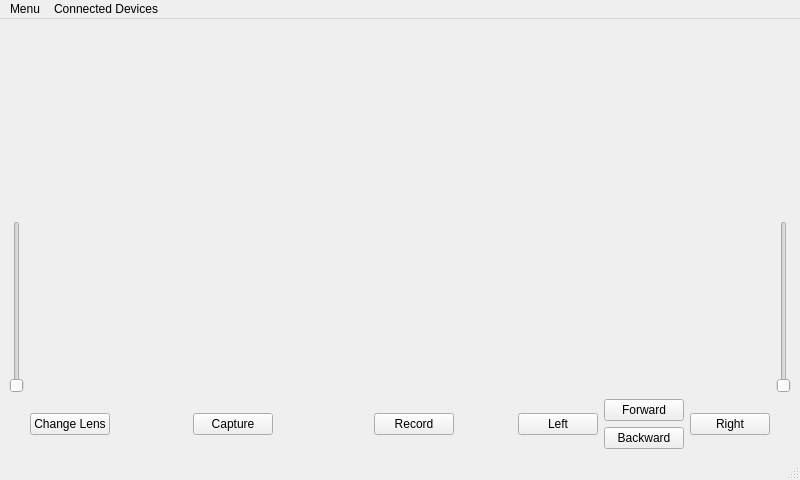
<?xml version="1.0" encoding="UTF-8"?>
<ui version="4.0">
 <class>MainWindow</class>
 <widget class="QMainWindow" name="MainWindow">
  <property name="geometry">
   <rect>
    <x>0</x>
    <y>0</y>
    <width>800</width>
    <height>480</height>
   </rect>
  </property>
  <property name="windowTitle">
   <string>MainWindow</string>
  </property>
  <widget class="QWidget" name="centralwidget">
   <layout class="QGridLayout" name="gridLayout">
    <item row="25" column="0">
     <layout class="QHBoxLayout" name="horizontalLayout"/>
    </item>
    <item row="19" column="0">
     <layout class="QHBoxLayout" name="horizontalLayout_15"/>
    </item>
    <item row="21" column="0">
     <layout class="QHBoxLayout" name="horizontalLayout_26"/>
    </item>
    <item row="29" column="0">
     <layout class="QVBoxLayout" name="verticalLayout_15"/>
    </item>
    <item row="29" column="14">
     <layout class="QVBoxLayout" name="verticalLayout_19"/>
    </item>
    <item row="0" column="2" rowspan="29" colspan="30">
     <layout class="QVBoxLayout" name="verticalLayout_35">
      <item>
       <widget class="QLabel" name="frame_label">
        <property name="text">
         <string/>
        </property>
       </widget>
      </item>
     </layout>
    </item>
    <item row="29" column="24">
     <layout class="QVBoxLayout" name="verticalLayout_39"/>
    </item>
    <item row="18" column="0">
     <layout class="QHBoxLayout" name="horizontalLayout_16"/>
    </item>
    <item row="5" column="0">
     <layout class="QHBoxLayout" name="horizontalLayout_37"/>
    </item>
    <item row="10" column="0">
     <layout class="QHBoxLayout" name="horizontalLayout_13"/>
    </item>
    <item row="12" column="0">
     <layout class="QHBoxLayout" name="horizontalLayout_34"/>
    </item>
    <item row="29" column="1">
     <layout class="QVBoxLayout" name="verticalLayout_30"/>
    </item>
    <item row="27" column="0">
     <layout class="QHBoxLayout" name="horizontalLayout_10"/>
    </item>
    <item row="29" column="26">
     <layout class="QVBoxLayout" name="verticalLayout_13"/>
    </item>
    <item row="29" column="18">
     <layout class="QVBoxLayout" name="verticalLayout_24"/>
    </item>
    <item row="20" column="0">
     <layout class="QHBoxLayout" name="horizontalLayout_29"/>
    </item>
    <item row="9" column="0">
     <layout class="QHBoxLayout" name="horizontalLayout_35"/>
    </item>
    <item row="29" column="12">
     <layout class="QVBoxLayout" name="verticalLayout_3"/>
    </item>
    <item row="8" column="0">
     <layout class="QHBoxLayout" name="horizontalLayout_36"/>
    </item>
    <item row="15" column="0">
     <layout class="QHBoxLayout" name="horizontalLayout_17"/>
    </item>
    <item row="2" column="0">
     <layout class="QHBoxLayout" name="horizontalLayout_22"/>
    </item>
    <item row="4" column="0">
     <layout class="QVBoxLayout" name="verticalLayout_51"/>
    </item>
    <item row="14" column="0">
     <layout class="QHBoxLayout" name="horizontalLayout_18"/>
    </item>
    <item row="13" column="0">
     <layout class="QHBoxLayout" name="horizontalLayout_33"/>
    </item>
    <item row="29" column="2">
     <layout class="QVBoxLayout" name="verticalLayout_58">
      <item>
       <widget class="QPushButton" name="change_lens_button">
        <property name="text">
         <string>Change Lens</string>
        </property>
       </widget>
      </item>
     </layout>
    </item>
    <item row="1" column="0">
     <layout class="QHBoxLayout" name="horizontalLayout_21"/>
    </item>
    <item row="29" column="16">
     <layout class="QVBoxLayout" name="verticalLayout_20"/>
    </item>
    <item row="29" column="13">
     <layout class="QVBoxLayout" name="verticalLayout_45"/>
    </item>
    <item row="17" column="0">
     <layout class="QHBoxLayout" name="horizontalLayout_30"/>
    </item>
    <item row="16" column="0">
     <layout class="QHBoxLayout" name="horizontalLayout_25"/>
    </item>
    <item row="23" column="0">
     <layout class="QHBoxLayout" name="horizontalLayout_27"/>
    </item>
    <item row="11" column="0">
     <layout class="QHBoxLayout" name="horizontalLayout_24"/>
    </item>
    <item row="24" column="0">
     <layout class="QHBoxLayout" name="horizontalLayout_14"/>
    </item>
    <item row="29" column="22">
     <layout class="QVBoxLayout" name="verticalLayout_9">
      <item>
       <widget class="QPushButton" name="video_icon">
        <property name="text">
         <string>Record</string>
        </property>
       </widget>
      </item>
     </layout>
    </item>
    <item row="26" column="0">
     <layout class="QHBoxLayout" name="horizontalLayout_9"/>
    </item>
    <item row="6" column="0">
     <layout class="QHBoxLayout" name="horizontalLayout_23"/>
    </item>
    <item row="0" column="0">
     <layout class="QHBoxLayout" name="horizontalLayout_20"/>
    </item>
    <item row="7" column="0">
     <layout class="QHBoxLayout" name="horizontalLayout_31"/>
    </item>
    <item row="29" column="10">
     <layout class="QVBoxLayout" name="verticalLayout_16"/>
    </item>
    <item row="28" column="0">
     <layout class="QHBoxLayout" name="horizontalLayout_12"/>
    </item>
    <item row="3" column="0">
     <layout class="QVBoxLayout" name="verticalLayout_50"/>
    </item>
    <item row="29" column="23">
     <layout class="QVBoxLayout" name="verticalLayout_53"/>
    </item>
    <item row="29" column="27">
     <layout class="QVBoxLayout" name="verticalLayout_12"/>
    </item>
    <item row="29" column="25">
     <layout class="QVBoxLayout" name="verticalLayout"/>
    </item>
    <item row="29" column="19">
     <layout class="QVBoxLayout" name="verticalLayout_11"/>
    </item>
    <item row="29" column="9">
     <layout class="QVBoxLayout" name="verticalLayout_47"/>
    </item>
    <item row="22" column="0">
     <layout class="QHBoxLayout" name="horizontalLayout_28"/>
    </item>
    <item row="29" column="4">
     <layout class="QVBoxLayout" name="verticalLayout_7"/>
    </item>
    <item row="29" column="32">
     <layout class="QVBoxLayout" name="verticalLayout_59"/>
    </item>
    <item row="29" column="21">
     <layout class="QVBoxLayout" name="verticalLayout_22"/>
    </item>
    <item row="29" column="20">
     <layout class="QVBoxLayout" name="verticalLayout_14"/>
    </item>
    <item row="29" column="29">
     <layout class="QVBoxLayout" name="verticalLayout_55">
      <item>
       <widget class="QPushButton" name="left_button">
        <property name="text">
         <string>Left</string>
        </property>
       </widget>
      </item>
     </layout>
    </item>
    <item row="29" column="5">
     <layout class="QVBoxLayout" name="verticalLayout_17"/>
    </item>
    <item row="29" column="17">
     <layout class="QVBoxLayout" name="verticalLayout_21"/>
    </item>
    <item row="29" column="28">
     <layout class="QVBoxLayout" name="verticalLayout_6"/>
    </item>
    <item row="29" column="8">
     <layout class="QVBoxLayout" name="verticalLayout_23"/>
    </item>
    <item row="29" column="15">
     <layout class="QVBoxLayout" name="verticalLayout_44"/>
    </item>
    <item row="29" column="3">
     <layout class="QVBoxLayout" name="verticalLayout_60"/>
    </item>
    <item row="29" column="11">
     <layout class="QVBoxLayout" name="verticalLayout_43">
      <item>
       <widget class="QPushButton" name="camera_icon">
        <property name="text">
         <string>Capture</string>
        </property>
       </widget>
      </item>
     </layout>
    </item>
    <item row="29" column="7">
     <layout class="QVBoxLayout" name="verticalLayout_8"/>
    </item>
    <item row="29" column="31">
     <layout class="QVBoxLayout" name="verticalLayout_57">
      <item>
       <widget class="QPushButton" name="right_button">
        <property name="text">
         <string>Right</string>
        </property>
       </widget>
      </item>
     </layout>
    </item>
    <item row="29" column="30">
     <layout class="QVBoxLayout" name="verticalLayout_52">
      <item>
       <widget class="QPushButton" name="forward_button">
        <property name="text">
         <string>Forward</string>
        </property>
       </widget>
      </item>
      <item>
       <widget class="QPushButton" name="backward_button">
        <property name="text">
         <string>Backward</string>
        </property>
       </widget>
      </item>
     </layout>
    </item>
    <item row="29" column="6">
     <layout class="QVBoxLayout" name="verticalLayout_25"/>
    </item>
    <item row="12" column="1" rowspan="17">
     <layout class="QHBoxLayout" name="horizontalLayout_2">
      <item>
       <widget class="QSlider" name="brightness_slider">
        <property name="orientation">
         <enum>Qt::Vertical</enum>
        </property>
       </widget>
      </item>
     </layout>
    </item>
    <item row="12" column="32" rowspan="17">
     <layout class="QHBoxLayout" name="horizontalLayout_4">
      <item>
       <widget class="QSlider" name="zoom_slider">
        <property name="orientation">
         <enum>Qt::Vertical</enum>
        </property>
       </widget>
      </item>
     </layout>
    </item>
   </layout>
  </widget>
  <widget class="QMenuBar" name="menubar">
   <property name="geometry">
    <rect>
     <x>0</x>
     <y>0</y>
     <width>800</width>
     <height>23</height>
    </rect>
   </property>
   <widget class="QMenu" name="menuMenu">
    <property name="title">
     <string>Menu</string>
    </property>
    <addaction name="actionConnect_to_HDMI"/>
    <addaction name="actionLibrary"/>
    <addaction name="actionTurn_OFF"/>
   </widget>
   <widget class="QMenu" name="connected_devices_menu">
    <property name="title">
     <string>Connected Devices</string>
    </property>
   </widget>
   <addaction name="menuMenu"/>
   <addaction name="connected_devices_menu"/>
  </widget>
  <widget class="QStatusBar" name="statusbar"/>
  <action name="actionConnect_to_HDMI">
   <property name="text">
    <string>Connect to HDMI</string>
   </property>
  </action>
  <action name="actionLibrary">
   <property name="text">
    <string>Library</string>
   </property>
  </action>
  <action name="actionTurn_OFF">
   <property name="text">
    <string>Turn OFF</string>
   </property>
  </action>
 </widget>
 <resources/>
 <connections/>
</ui>
